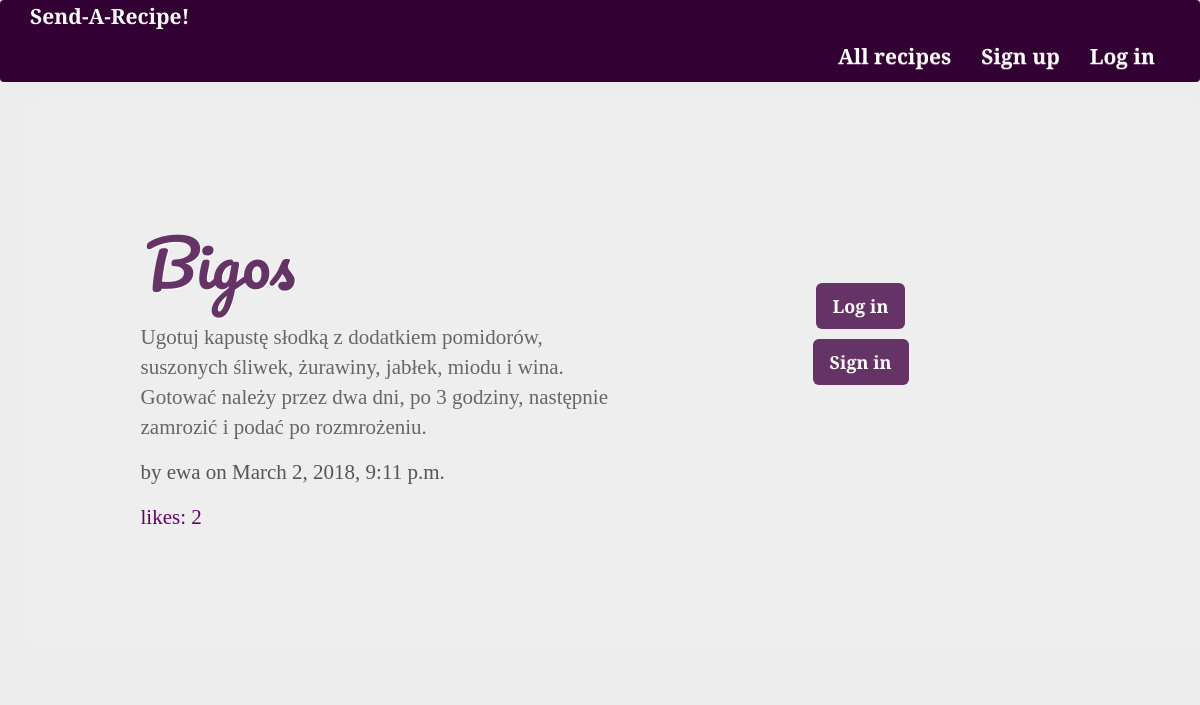
The page /posts/post/2 on the database its author committed.
### posts/models.py (models this page shows, shortened)
class Post(models.Model):
	user = models.ForeignKey(User, related_name = "posts")
	title = models.CharField(max_length=56)
	content = models.TextField(unique=False)
	content_html = models.TextField(editable=True)
	created_at = models.DateTimeField(auto_now=True)
	points = models.IntegerField(default=1)
	class Meta:
		ordering = ['-points']

### posts/views.py (the view)
# urls.py: url(r'^post/(?P<pk>\d+)$', views.PostDetail.as_view(), name='post_detail'),
class PostDetail(DetailView):
	model = models.Post
	select_related = ["user"]

### posts/templates/posts/post_detail.html (shortened to what this page needs)
{% extends 'posts/post_base.html' %}
{% block post %}
	<div class="jumbotron">
		<div class="row post-detail">
			{% if user.is_authenticated %}
			<div class="post-content col-6-md col-12">
				<h2 class="page-title">{{post.title}}</h2>
				<p class="recipe-content">{{post.content}}</p>
				<p class="recipe-signature">by {{post.user}} on {{post.created_at}}
				</p>
			</div>
			<div class="post-content col-6-md col-12">
				{% if user != post.user %}
				<h3 class="voting-header">Vote:</h3>
				<a href="#" onClick="document.getElementById('upvote{{post.id}}').submit()"}>
					<span class="glyphicon glyphicon-triangle-top"></span>
				</a>
				{% endif %}
				<p class="result"> likes: {{post.points}}</p>
				{% if user != post.user %}
				<a href="#"  onClick="document.getElementById('downvote{{post.id}}').submit()">
					<span class="glyphicon glyphicon-triangle-bottom"></span>
				</a>
				{% endif %}
				{% else %}
				<div class="post-content col-6-md col-12">
					<h1 class="page-title">{{post.title}}</h1>
					<p class="recipe-content">{{post.content}}</p>
					<p class="recipe-signature">by {{post.user}} on {{post.created_at}}
					</p>
					<p class="result"> likes: {{post.points}} </p>
				</div >
				<div class="post-content col-6-md col-12">
					<a class="btn btn-lg intro-btn" href="{% url 'accounts:login' %}">Log in</a>
					<a class="btn btn-lg intro-btn" href="{% url 'accounts:signup' %}">Sign in</a>
				</div>
				{% endif %}
			</div>
		</div>
	</div>
{% endblock %}

### static/culinaryblog/css/main.css (style rules this page uses)
body { background-color: #ededed; }
.btn { font-family: 'Josefin Slab', serif; font-weight: bolder; }
.jumbotron h1 { color: #663366; }
.page-title { font-family: 'Pacifico', cursive; text-shadow: 1px 1px #fefefe; color: #663366; margin: 25px 5px; }
.post-detail { display: flex; justify-content: space-between; padding: 5%; }
.post-content { height: 90%; width: 48%; display: flex; flex-direction: column; }
.post-content:nth-of-type(2) { align-self: flex-start; align-items: center; padding-top: 70px; }
#signupForm .btn, #loginForm .btn, .intro-btn { background-color: #663366; color:#fefefe; }
.intro-btn { margin-left: 10px; }
.recipe-signature { font-family: 'Josefin Slab', serif; font-weight: bold; color: #555; }
.recipe-content { font-family: 'Josefin Slab', serif; font-weight: bolder; color: #666; }
.result { font-family: 'Josefin Slab', serif; font-weight: bolder; color: #660066; }
.intro-btn { margin-top: 10px; }

### rows shown on the page
Post: title "Bigos", content "Ugotuj kapustę słodką z dodatkiem pomidorów, suszonych śliwek, żurawiny, jabłek, miodu i wina. Gotować należy przez dwa dni, po 3 godziny, następnie zamrozić i podać po rozmrożeniu.", user "ewa", created_at "March 2, 2018, 9:11 p.m.", points "2"
